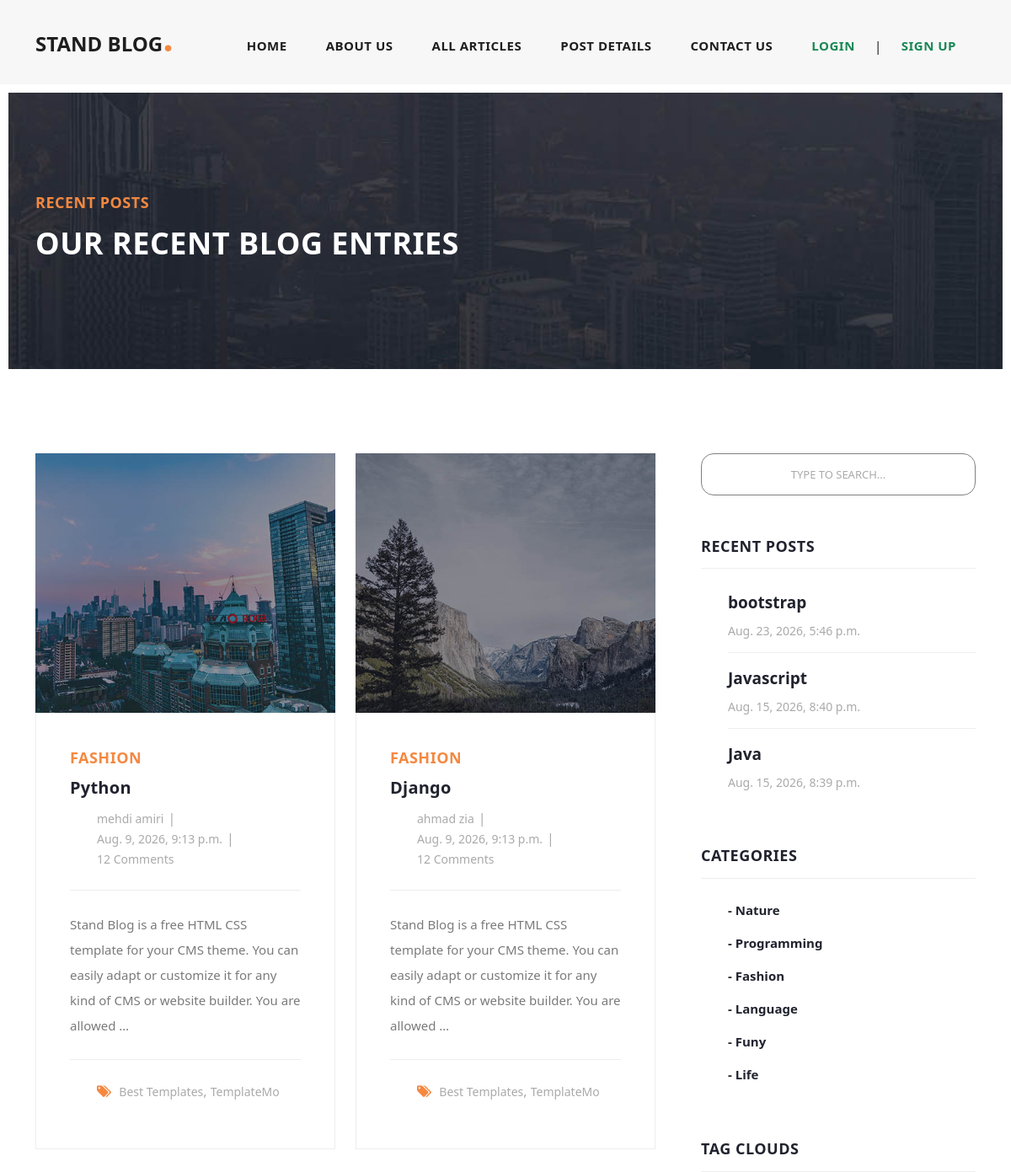
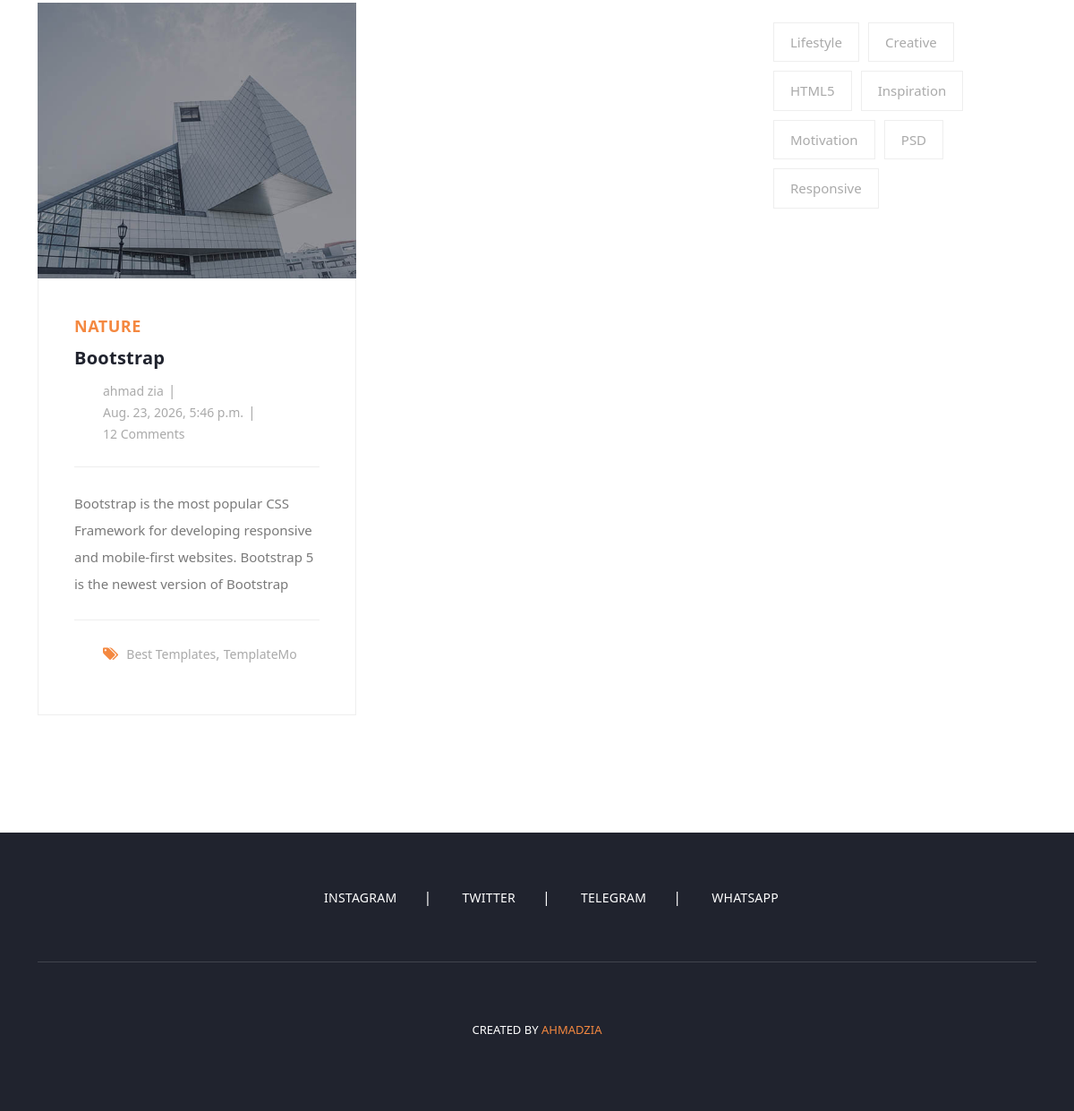
Page /articles/category/5 on the committed database (2 pictures, top to bottom).
### blog/models.py (models this page shows, shortened)
class Article(models.Model):
    author = models.ForeignKey(User, on_delete=models.CASCADE)
    category = models.ManyToManyField(Category, related_name='articles')
    title = models.CharField(max_length=70)
    body = models.TextField()
    image = models.ImageField(upload_to='images/articles')
    banner = models.ImageField(upload_to='images/banners', blank=True, null=True)
    created = models.DateTimeField(auto_now_add=True)
    updated = models.DateTimeField(auto_now=True)
    status = models.BooleanField(default=True)
    published = models.BooleanField(default=True)
    slug = models.SlugField(blank=True, unique=True)
    def get_absolut_url(self):
        return reverse('blog:article_detail', args=[self.slug])
    class Mets:
        ordering = ('-created',)

class Category(models.Model):
    title = models.CharField(max_length=100)
    created = models.DateTimeField(auto_now_add=True)
    def __str__(self):
        return self.title

### blog/views.py (the view)
# urls.py: path('category/<int:pk>',views.category_detail ,name='category_detail'),
def category_detail(request, pk=None):
    category = get_object_or_404(Category, id=pk)
    articles = category.articles.all()
    return render(request, 'blog/articles_list.html', {'articles' : articles})

### context_processors/context_processors.py (called while the page is built)
def recent_articles(request):
    recent_articles = Article.objects.order_by('-created')[:3]
    return {'recent_articles' : recent_articles}

def category(request):
    category = Category.objects.all()
    return {'category' : category}

### blog/templates/blog/articles_list.html (shortened to what this page needs)
{% extends 'base.html' %}
{% load static %}
{% block content %}
    <div class="heading-page header-text">
        <section class="page-heading">
            <div class="container">
                <div class="row">
                    <div class="col-lg-12">
                        <div class="text-content">
                            <h4>{% if request.GET.q %}Search Blog {% else %} Recent Posts {% endif %} </h4>
                            <h2>{% if request.GET.q %} Posts Related To Your Search {% else %} Our Recent Blog Entries {% endif %} </h2>
                        </div>
                    </div>
                </div>
            </div>
        </section>
    </div>
    <section class="blog-posts grid-system">
        <div class="container">
            <div class="row">
                <div class="col-lg-8">
                    <div class="all-blog-posts">
                        <div class="row">
                            {% for article in articles %}
                                <div class="col-lg-6">
                                    <div class="blog-post">
                                        <div class="blog-thumb">
                                            <img src="{{ article.image.url }}" alt="{{ article.title }}">
                                        </div>
                                        <div class="down-content">
                                            <span>{{ article.category.first }}</span>
                                            <a href="{{ article.get_absolut_url }}"><h4>{{ article.title }}</h4></a>
                                            <ul class="post-info">
                                                <li><a href="#">{{ article.author.get_full_name }}</a></li>
                                                <li><a href="#">{{ article.created }}</a></li>
                                                <li><a href="#">12 Comments</a></li>
                                            </ul>
                                            <p>{{ article.body|truncatewords:30 }}</p>
                                            <div class="post-options">
                                                <div class="row">
                                                    <div class="col-lg-12">
                                                        <ul class="post-tags">
                                                            <li><i class="fa fa-tags"></i></li>
                                                            <li><a href="#">Best Templates</a>,</li>
                                                            <li><a href="#">TemplateMo</a></li>
                                                        </ul>
                                                    </div>
                                                </div>
                                            </div>
                                        </div>
                                    </div>
                                </div>
                            {% endfor %}
                            <div class="col-lg-12">
                            </div>
                        </div>
                    </div>
                </div>
                {% include 'includes/sidebar.html' %}
            </div>
        </div>
    </section>
{% endblock %}

### templates/includes/sidebar.html
{% load static %}
<div class="col-lg-4">
    <div class="sidebar">
        <div class="row">
            <div class="col-lg-12">
                <div class="sidebar-item search">
                    <form id="search_form" name="gs" method="GET" action="{% url 'blog:search_articles' %}">
                        <input value="{{ request.GET.q }}" type="text" name="q" style="border: 1px solid gray; border-radius: 15px; padding: 8px 15px" class="searchText btn" placeholder="type to search..."
                               autocomplete="on">
                    </form>
                </div>
            </div>
            <div class="col-lg-12">
                <div class="sidebar-item recent-posts">
                    <div class="sidebar-heading">
                        <h2>Recent Posts</h2>
                    </div>
                    <div class="content">
                        <ul>
                            {% for article in recent_articles %}
                                <li><a href="{{ article.get_absolut_url }}">
                                <h5>{{ article.title }}</h5>
                                <span>{{ article.created }}</span>
                            {% endfor %}
                        </ul>
                    </div>
                </div>
            </div>
            <div class="col-lg-12">
                <div class="sidebar-item categories">
                    <div class="sidebar-heading">
                        <h2>Categories</h2>
                    </div>
                    <div class="content">
                        <ul>
                            {% for category in category %}
                                <li><a href="{% url 'blog:category_detail' category.id %}">- {{ category.title }}</a></li>
                            {% endfor %}
                        </ul>
                    </div>
                </div>
            </div>
            <div class="col-lg-12">
                <div class="sidebar-item tags">
                    <div class="sidebar-heading">
                        <h2>Tag Clouds</h2>
                    </div>
                    <div class="content">
                        <ul>
                            <li><a href="#">Lifestyle</a></li>
                            <li><a href="#">Creative</a></li>
                            <li><a href="#">HTML5</a></li>
                            <li><a href="#">Inspiration</a></li>
                            <li><a href="#">Motivation</a></li>
                            <li><a href="#">PSD</a></li>
                            <li><a href="#">Responsive</a></li>
                        </ul>
                    </div>
                </div>
            </div>
        </div>
    </div>
</div>

### static/css/templatemo-stand-blog.css (style rules this page uses)
body { font-family: 'Roboto', sans-serif; overflow-x: hidden; text-rendering: optimizeLegibility; -webkit-font-smoothing: antialiased; -moz-osx-font-smoothing: grayscale; }
p { margin-bottom: 0px; font-size: 15px; font-weight: 400; color: #7a7a7a; line-height: 30px; }
a { text-decoration: none!important; }
ul { padding: 0; margin: 0; list-style: none; }
h1,h2,h3,h4,h5,h6 { margin: 0px; }
.heading-page { padding-top: 110px; }
.page-heading { margin: 0px 10px; padding: 120px 0px; text-align: left; background-position: center center; background-repeat: no-repeat; background-size: cover; background-image: url(../images/heading-bg.jpg); }
.page-heading .text-content h4 { color: #f48840; font-size: 18px; text-transform: uppercase; font-weight: 900; letter-spacing: 0.5px; margin-bottom: 15px; }
.page-heading .text-content h2 { color: #fff; font-size: 36px; font-weight: 700; text-transform: uppercase; letter-spacing: 0.5px; }
.blog-posts { margin-top: 100px; }
.blog-posts .blog-post { margin-bottom: 30px; }
.blog-posts .blog-thumb img { width: 100%; overflow: hidden; }
.blog-posts .down-content { padding: 40px; border-right: 1px solid #eee; border-left: 1px solid #eee; border-bottom: 1px solid #eee; }
.blog-posts .down-content span { font-size: 18px; text-transform: uppercase; letter-spacing: 0.5px; font-weight: 900; color: #f48840; }
.blog-posts .down-content h4 { font-size: 24px; text-transform: capitalize; letter-spacing: 0.5px; font-weight: 900; color: #20232e; margin: 10px 0px 12px 0px; }
.blog-posts .down-content ul.post-info li { display: inline-block; margin-right: 8px; }
.blog-posts .down-content ul.post-info li:after { content: '|'; color: #aaa; margin-left: 8px; }
.blog-posts .down-content h4 { font-size: 20px; letter-spacing: 0.25px; }
.grid-system .down-content ul.post-info li { margin-right: 3px; }
.grid-system .down-content ul.post-info li:after { margin-left: 5px; }
.blog-posts .down-content ul.post-info li:last-child::after { display: none; }
.blog-posts .down-content ul.post-info li a { font-size: 14px; color: #aaa; font-weight: 400; transition: all .3s; }
.blog-posts .down-content p { padding: 25px 0px; margin: 25px 0px; border-top: 1px solid #eee; border-bottom: 1px solid #eee; }
.blog-posts .down-content ul.post-tags li, .blog-posts .down-content ul.post-share li { display: inline-block; }
.blog-posts .down-content ul.post-tags li:first-child i, .blog-posts .down-content ul.post-share li:first-child i { color: #f48840; margin-right: 5px; }
.blog-posts .down-content ul.post-tags li, .blog-posts .down-content ul.post-share li { color: #aaa; }
.blog-posts .down-content ul.post-tags li a, .blog-posts .down-content ul.post-share li a { font-size: 14px; color: #aaa; font-weight: 400; transition: all .3s; }
.blog-posts .sidebar-heading h2 { font-size: 18px; text-transform: uppercase; font-weight: 900; letter-spacing: 0.5px; color: #20232e; border-bottom: 1px solid #eee; padding-bottom: 15px; margin-bottom: 25px; }
.sidebar { margin-left: 30px; }
.sidebar .sidebar-item { margin-top: 50px; }
.sidebar .search { margin-top: 0px; }
.sidebar .sidebar-heading h2 { font-size: 18px; text-transform: uppercase; font-weight: 900; letter-spacing: 0.5px; color: #20232e; border-bottom: 1px solid #eee; padding-bottom: 15px; margin-bottom: 25px; }
.sidebar .search input { width: 100%; height: 50px; border: 1px solid #eee; font-size: 13px; text-transform: uppercase; font-weight: 500; color: #7a7a7a; outline: none; padding: 0px 15px; }
.sidebar .search input::placeholder { color: #aaa; }
.sidebar .recent-posts ul li { margin-bottom: 15px; padding-bottom: 15px; border-bottom: 1px solid #eee; }
.sidebar .recent-posts ul li:last-child { margin-bottom: 0px; padding-bottom: 0px; border-bottom: none; }
.sidebar .recent-posts ul li h5 { font-size: 19px; font-weight: 900; color: #20232e; line-height: 30px; transition: all 0.3s; }
.sidebar .recent-posts ul li span { display: block; font-size: 14px; color: #aaa; margin-top: 8px; }
.sidebar .categories ul li { margin-bottom: 15px; }
.sidebar .categories ul li:last-child { margin-bottom: 0px; }
.sidebar .categories ul li a { font-size: 15px; font-weight: 700; color: #20232e; transition: all .3s; }
.sidebar .tags ul li { margin-right: 6px; display: inline-block; }
.sidebar .tags ul li { margin-bottom: 10px; }
.sidebar .tags ul li a { font-size: 15px; font-weight: 500; color: #aaa; display: inline-block; border: 1px solid #eee; padding: 10px 18px; transition: all .3s; }

### rows in the picture
Article: image (picture), category.first "FASHION", title "Python", author.get_full_name "mehdi amiri", created "Aug. 9, 2026, 9:13 p.m.", body "Stand Blog is a free HTML CSS template for your CMS theme. You can easily adapt or customize it for any kind of CMS or website builder. You are allowed …"
Article: image (picture), category.first "FASHION", title "Django", author.get_full_name "ahmad zia", created "Aug. 9, 2026, 9:13 p.m.", body "Stand Blog is a free HTML CSS template for your CMS theme. You can easily adapt or customize it for any kind of CMS or website builder. You are allowed …"
Article: image (picture), category.first "NATURE", title "Bootstrap", author.get_full_name "ahmad zia", created "Aug. 23, 2026, 5:46 p.m.", body "Bootstrap is the most popular CSS Framework for developing responsive and mobile-first websites. Bootstrap 5 is the newest version of Bootstrap", title "bootstrap"
Article: title "Javascript", created "Aug. 15, 2026, 8:40 p.m."
Article: title "Java", created "Aug. 15, 2026, 8:39 p.m."
Category: title "Nature"
Category: title "Programming"
Category: title "Fashion"
Category: title "Language"
Category: title "Funy"
Category: title "Life"
